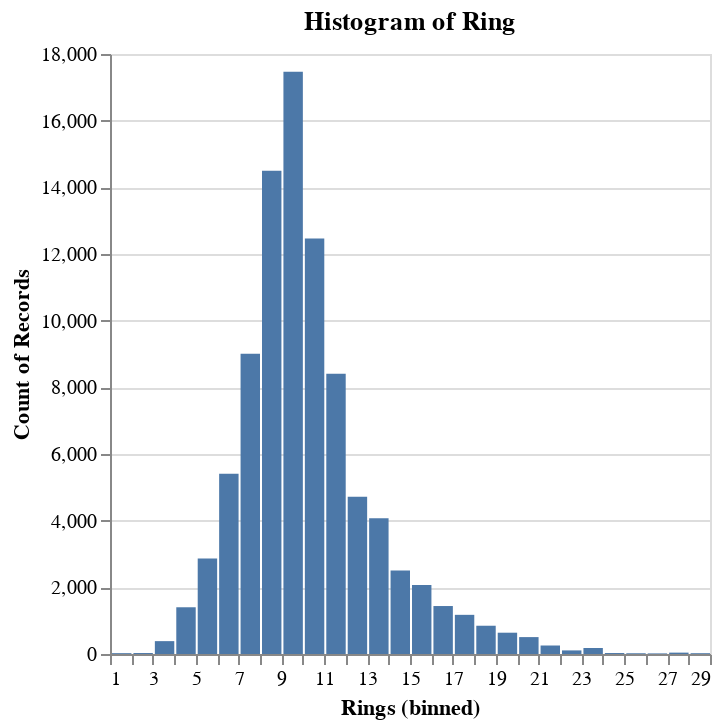

Notebook code cell kept with this figure:
### Code cell
alt.Chart(y_train,
          title='Histogram of Ring').mark_bar().encode(
    alt.X('Rings:Q').bin(maxbins=40),
    y='count()'
)

### Figure 1 — Vega specification as saved in the notebook (floating-point values rounded to 4 significant figures)
{"$schema": "https://vega.github.io/schema/vega/v5.json", "data": [{"name": "source_0", "values": [{"__count": 8407, "bin_maxbins_40_Rings": 11.0, "bin_maxbins_40_Rings_end": 12.0}, {"__count": 5411, "bin_maxbins_40_Rings": 6.0, "bin_maxbins_40_Rings_end": 7.0}, {"__count": 12464, "bin_maxbins_40_Rings": 10.0, "bin_maxbins_40_Rings_end": 11.0}, {"__count": 17465, "bin_maxbins_40_Rings": 9.0, "bin_maxbins_40_Rings_end": 10.0}, {"__count": 1402, "bin_maxbins_40_Rings": 4.0, "bin_maxbins_40_Rings_end": 5.0}, {"__count": 14499, "bin_maxbins_40_Rings": 8.0, "bin_maxbins_40_Rings_end": 9.0}, {"__count": 2072, "bin_maxbins_40_Rings": 15.0, "bin_maxbins_40_Rings_end": 16.0}, {"__count": 9008, "bin_maxbins_40_Rings": 7.0, "bin_maxbins_40_Rings_end": 8.0}, {"__count": 4719, "bin_maxbins_40_Rings": 12.0, "bin_maxbins_40_Rings_end": 13.0}, {"__count": 507, "bin_maxbins_40_Rings": 20.0, "bin_maxbins_40_Rings_end": 21.0}, {"__count": 1175, "bin_maxbins_40_Rings": 17.0, "bin_maxbins_40_Rings_end": 18.0}, {"__count": 4074, "bin_maxbins_40_Rings": 13.0, "bin_maxbins_40_Rings_end": 14.0}, {"__count": 2507, "bin_maxbins_40_Rings": 14.0, "bin_maxbins_40_Rings_end": 15.0}, {"__count": 2862, "bin_maxbins_40_Rings": 5.0, "bin_maxbins_40_Rings_end": 6.0}, {"__count": 180, "bin_maxbins_40_Rings": 23.0, "bin_maxbins_40_Rings_end": 24.0}, {"__count": 386, "bin_maxbins_40_Rings": 3.0, "bin_maxbins_40_Rings_end": 4.0}, {"__count": 108, "bin_maxbins_40_Rings": 22.0, "bin_maxbins_40_Rings_end": 23.0}, {"__count": 1439, "bin_maxbins_40_Rings": 16.0, "bin_maxbins_40_Rings_end": 17.0}, {"__count": 848, "bin_maxbins_40_Rings": 18.0, "bin_maxbins_40_Rings_end": 19.0}, {"__count": 639, "bin_maxbins_40_Rings": 19.0, "bin_maxbins_40_Rings_end": 20.0}, {"__count": 255, "bin_maxbins_40_Rings": 21.0, "bin_maxbins_40_Rings_end": 22.0}, {"__count": 22, "bin_maxbins_40_Rings": 25.0, "bin_maxbins_40_Rings_end": 26.0}, {"__count": 25, "bin_maxbins_40_Rings": 1.0, "bin_maxbins_40_Rings_end": 2.0}, {"__count": 24, "bin_maxbins_40_Rings": 28.0, "bin_maxbins_40_Rings_end": 29.0}, {"__count": 29, "bin_maxbins_40_Rings": 2.0, "bin_maxbins_40_Rings_end": 3.0}, {"__count": 41, "bin_maxbins_40_Rings": 27.0, "bin_maxbins_40_Rings_end": 28.0}, {"__count": 29, "bin_maxbins_40_Rings": 24.0, "bin_maxbins_40_Rings_end": 25.0}, {"__count": 18, "bin_maxbins_40_Rings": 26.0, "bin_maxbins_40_Rings_end": 27.0}]}, {"name": "source_0_y_domain___count", "values": [{"min": 18, "max": 17465}]}], "signals": [{"name": "bin_maxbins_40_Rings_bins", "value": {"fields": ["Rings"], "fname": "bin_Rings", "start": 1.0, "step": 1.0, "stop": 29.0}}], "marks": [{"type": "rect", "name": "marks", "from": {"data": "source_0"}, "encode": {"update": {"x": {"field": "bin_maxbins_40_Rings_end", "scale": "x", "offset": {"signal": "0.5 + (abs(scale(\"x\", datum[\"bin_maxbins_40_Rings_end\"]) - scale(\"x\", datum[\"bin_maxbins_40_Rings\"])) < 0.25 ? 0.5 * (0.25 - (abs(scale(\"x\", datum[\"bin_maxbins_40_Rings_end\"]) - scale(\"x\", datum[\"bin_maxbins_40_Rings\"])))) : -0.5)"}}, "fill": {"value": "#4c78a8"}, "x2": {"field": "bin_maxbins_40_Rings", "scale": "x", "offset": {"signal": "0.5 + (abs(scale(\"x\", datum[\"bin_maxbins_40_Rings_end\"]) - scale(\"x\", datum[\"bin_maxbins_40_Rings\"])) < 0.25 ? -0.5 * (0.25 - (abs(scale(\"x\", datum[\"bin_maxbins_40_Rings_end\"]) - scale(\"x\", datum[\"bin_maxbins_40_Rings\"])))) : 0.5)"}}, "ariaRoleDescription": {"value": "bar"}, "y": {"field": "__count", "scale": "y"}, "description": {"signal": "\"Rings (binned): \" + (!isValid(datum[\"bin_maxbins_40_Rings\"]) || !isFinite(+datum[\"bin_maxbins_40_Rings\"]) ? \"null\" : format(datum[\"bin_maxbins_40_Rings\"], \"\") + \" – \" + format(datum[\"bin_maxbins_40_Rings_end\"], \"\")) + \"; Count of Records: \" + (format(datum[\"__count\"], \"\"))"}, "y2": {"value": 0, "scale": "y"}}}, "style": ["bar"]}], "scales": [{"name": "x", "type": "linear", "domain": {"signal": "[bin_maxbins_40_Rings_bins.start, bin_maxbins_40_Rings_bins.stop]"}, "range": [0, {"signal": "width"}], "bins": {"signal": "bin_maxbins_40_Rings_bins"}, "zero": false}, {"name": "y", "type": "linear", "domain": [{"signal": "(data(\"source_0_y_domain___count\")[0] || {}).min"}, {"signal": "(data(\"source_0_y_domain___count\")[0] || {}).max"}], "range": [{"signal": "height"}, 0], "zero": true, "nice": true}], "axes": [{"scale": "y", "grid": true, "orient": "left", "tickCount": {"signal": "ceil(height/40)"}, "gridScale": "x", "labels": false, "aria": false, "domain": false, "ticks": false, "maxExtent": 0, "minExtent": 0, "zindex": 0}, {"scale": "x", "tickCount": {"signal": "ceil(width/10)"}, "zindex": 0, "title": "Rings (binned)", "labelFlush": true, "grid": false, "labelOverlap": true, "orient": "bottom"}, {"scale": "y", "grid": false, "zindex": 0, "orient": "left", "labelOverlap": true, "tickCount": {"signal": "ceil(height/40)"}, "title": "Count of Records"}], "title": {"text": "Histogram of Ring", "frame": "group"}, "background": "white", "width": 300, "height": 300, "style": "cell", "padding": 5}
